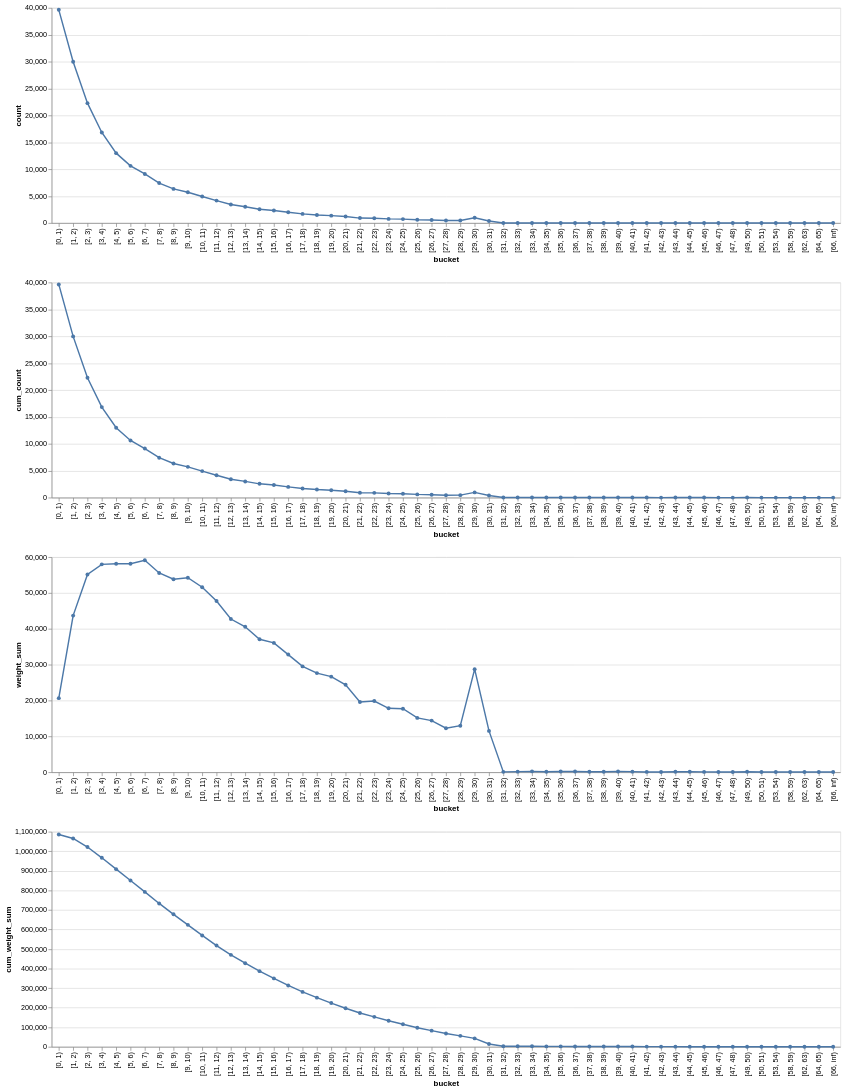

The notebook cell this image was saved under:
### Code cell
df = (
    fields.sort("weight_kg")
    .with_columns(
        pl.col("weight_kg")
        .cut(
            [float(x) for x in range(int(fields["weight_kg"].max()))],
            left_closed=True,
        )
        .alias("bucket")
    )
    .group_by("bucket", maintain_order=True)
    .agg(
        pl.len().alias("count"),
        pl.len().cum_sum().alias("cum_count"),
        pl.col("weight_kg").mean().alias("weight_kg"),
        pl.col("weight_kg").sum().alias("weight_sum"),
    )
    .with_columns(cum_weight_sum=pl.col("weight_sum").cum_sum(reverse=True))
)

base = (
    alt.Chart(df)
    .properties(width=1100)
    .mark_line(point=True)
    .encode(
        x=("bucket"),
        tooltip=[
            "bucket",
            "weight_sum",
        ],
    )
)

chart = (
    base.encode(y="count")
    & base.encode(y="cum_count")
    & base.encode(y="weight_sum")
    & base.encode(y="cum_weight_sum")
)

chart

### Figure 1 — Vega-Lite specification as saved in the notebook (floating-point values rounded to 4 significant figures)
{"config": {"view": {"continuousWidth": 300, "continuousHeight": 300}}, "vconcat": [{"mark": {"type": "line", "point": true}, "encoding": {"tooltip": [{"field": "bucket", "type": "ordinal"}, {"field": "weight_sum", "type": "quantitative"}], "x": {"field": "bucket", "sort": ["[-inf, 0)", "[0, 1)", "[1, 2)", "[2, 3)", "[3, 4)", "[4, 5)", "[5, 6)", "[6, 7)", "[7, 8)", "[8, 9)", "[9, 10)", "[10, 11)", "[11, 12)", "[12, 13)", "[13, 14)", "[14, 15)", "[15, 16)", "[16, 17)", "[17, 18)", "[18, 19)", "[19, 20)", "[20, 21)", "[21, 22)", "[22, 23)", "[23, 24)", "[24, 25)", "[25, 26)", "[26, 27)", "[27, 28)", "[28, 29)", "[29, 30)", "[30, 31)", "[31, 32)", "[32, 33)", "[33, 34)", "[34, 35)", "[35, 36)", "[36, 37)", "[37, 38)", "[38, 39)", "[39, 40)", "[40, 41)", "[41, 42)", "[42, 43)", "[43, 44)", "[44, 45)", "[45, 46)", "[46, 47)", "[47, 48)", "[48, 49)", "[49, 50)", "[50, 51)", "[51, 52)", "[52, 53)", "[53, 54)", "[54, 55)", "[55, 56)", "[56, 57)", "[57, 58)", "[58, 59)", "[59, 60)", "[60, 61)", "[61, 62)", "[62, 63)", "[63, 64)", "[64, 65)", "[65, 66)", "[66, inf)"], "type": "ordinal"}, "y": {"field": "count", "type": "quantitative"}}, "width": 1100}, {"mark": {"type": "line", "point": true}, "encoding": {"tooltip": [{"field": "bucket", "type": "ordinal"}, {"field": "weight_sum", "type": "quantitative"}], "x": {"field": "bucket", "sort": ["[-inf, 0)", "[0, 1)", "[1, 2)", "[2, 3)", "[3, 4)", "[4, 5)", "[5, 6)", "[6, 7)", "[7, 8)", "[8, 9)", "[9, 10)", "[10, 11)", "[11, 12)", "[12, 13)", "[13, 14)", "[14, 15)", "[15, 16)", "[16, 17)", "[17, 18)", "[18, 19)", "[19, 20)", "[20, 21)", "[21, 22)", "[22, 23)", "[23, 24)", "[24, 25)", "[25, 26)", "[26, 27)", "[27, 28)", "[28, 29)", "[29, 30)", "[30, 31)", "[31, 32)", "[32, 33)", "[33, 34)", "[34, 35)", "[35, 36)", "[36, 37)", "[37, 38)", "[38, 39)", "[39, 40)", "[40, 41)", "[41, 42)", "[42, 43)", "[43, 44)", "[44, 45)", "[45, 46)", "[46, 47)", "[47, 48)", "[48, 49)", "[49, 50)", "[50, 51)", "[51, 52)", "[52, 53)", "[53, 54)", "[54, 55)", "[55, 56)", "[56, 57)", "[57, 58)", "[58, 59)", "[59, 60)", "[60, 61)", "[61, 62)", "[62, 63)", "[63, 64)", "[64, 65)", "[65, 66)", "[66, inf)"], "type": "ordinal"}, "y": {"field": "cum_count", "type": "quantitative"}}, "width": 1100}, {"mark": {"type": "line", "point": true}, "encoding": {"tooltip": [{"field": "bucket", "type": "ordinal"}, {"field": "weight_sum", "type": "quantitative"}], "x": {"field": "bucket", "sort": ["[-inf, 0)", "[0, 1)", "[1, 2)", "[2, 3)", "[3, 4)", "[4, 5)", "[5, 6)", "[6, 7)", "[7, 8)", "[8, 9)", "[9, 10)", "[10, 11)", "[11, 12)", "[12, 13)", "[13, 14)", "[14, 15)", "[15, 16)", "[16, 17)", "[17, 18)", "[18, 19)", "[19, 20)", "[20, 21)", "[21, 22)", "[22, 23)", "[23, 24)", "[24, 25)", "[25, 26)", "[26, 27)", "[27, 28)", "[28, 29)", "[29, 30)", "[30, 31)", "[31, 32)", "[32, 33)", "[33, 34)", "[34, 35)", "[35, 36)", "[36, 37)", "[37, 38)", "[38, 39)", "[39, 40)", "[40, 41)", "[41, 42)", "[42, 43)", "[43, 44)", "[44, 45)", "[45, 46)", "[46, 47)", "[47, 48)", "[48, 49)", "[49, 50)", "[50, 51)", "[51, 52)", "[52, 53)", "[53, 54)", "[54, 55)", "[55, 56)", "[56, 57)", "[57, 58)", "[58, 59)", "[59, 60)", "[60, 61)", "[61, 62)", "[62, 63)", "[63, 64)", "[64, 65)", "[65, 66)", "[66, inf)"], "type": "ordinal"}, "y": {"field": "weight_sum", "type": "quantitative"}}, "width": 1100}, {"mark": {"type": "line", "point": true}, "encoding": {"tooltip": [{"field": "bucket", "type": "ordinal"}, {"field": "weight_sum", "type": "quantitative"}], "x": {"field": "bucket", "sort": ["[-inf, 0)", "[0, 1)", "[1, 2)", "[2, 3)", "[3, 4)", "[4, 5)", "[5, 6)", "[6, 7)", "[7, 8)", "[8, 9)", "[9, 10)", "[10, 11)", "[11, 12)", "[12, 13)", "[13, 14)", "[14, 15)", "[15, 16)", "[16, 17)", "[17, 18)", "[18, 19)", "[19, 20)", "[20, 21)", "[21, 22)", "[22, 23)", "[23, 24)", "[24, 25)", "[25, 26)", "[26, 27)", "[27, 28)", "[28, 29)", "[29, 30)", "[30, 31)", "[31, 32)", "[32, 33)", "[33, 34)", "[34, 35)", "[35, 36)", "[36, 37)", "[37, 38)", "[38, 39)", "[39, 40)", "[40, 41)", "[41, 42)", "[42, 43)", "[43, 44)", "[44, 45)", "[45, 46)", "[46, 47)", "[47, 48)", "[48, 49)", "[49, 50)", "[50, 51)", "[51, 52)", "[52, 53)", "[53, 54)", "[54, 55)", "[55, 56)", "[56, 57)", "[57, 58)", "[58, 59)", "[59, 60)", "[60, 61)", "[61, 62)", "[62, 63)", "[63, 64)", "[64, 65)", "[65, 66)", "[66, inf)"], "type": "ordinal"}, "y": {"field": "cum_weight_sum", "type": "quantitative"}}, "width": 1100}], "data": {"name": "data-0408dd1dde8b7884675cc4e2dc6ca121"}, "$schema": "https://vega.github.io/schema/vega-lite/v6.4.1.json", "datasets": {"data-0408dd1dde8b7884675cc4e2dc6ca121": [{"bucket": "[0, 1)", "count": 39640, "cum_count": 39640, "weight_kg": 0.5213, "weight_sum": 20660.0, "cum_weight_sum": 1086000.0}, {"bucket": "[1, 2)", "count": 29975, "cum_count": 29975, "weight_kg": 1.457, "weight_sum": 43680.0, "cum_weight_sum": 1065000.0}, {"bucket": "[2, 3)", "count": 22286, "cum_count": 22286, "weight_kg": 2.475, "weight_sum": 55160.0, "cum_weight_sum": 1022000.0}, {"bucket": "[3, 4)", "count": 16825, "cum_count": 16825, "weight_kg": 3.446, "weight_sum": 57980.0, "cum_weight_sum": 966600.0}, {"bucket": "[4, 5)", "count": 12985, "cum_count": 12985, "weight_kg": 4.477, "weight_sum": 58130.0, "cum_weight_sum": 908600.0}, {"bucket": "[5, 6)", "count": 10626, "cum_count": 10626, "weight_kg": 5.47, "weight_sum": 58130.0, "cum_weight_sum": 850500.0}, {"bucket": "[6, 7)", "count": 9126, "cum_count": 9126, "weight_kg": 6.476, "weight_sum": 59100.0, "cum_weight_sum": 792300.0}, {"bucket": "[7, 8)", "count": 7424, "cum_count": 7424, "weight_kg": 7.487, "weight_sum": 55580.0, "cum_weight_sum": 733200.0}, {"bucket": "[8, 9)", "count": 6340, "cum_count": 6340, "weight_kg": 8.493, "weight_sum": 53850.0, "cum_weight_sum": 677600.0}, {"bucket": "[9, 10)", "count": 5716, "cum_count": 5716, "weight_kg": 9.49, "weight_sum": 54240.0, "cum_weight_sum": 623800.0}, {"bucket": "[10, 11)", "count": 4927, "cum_count": 4927, "weight_kg": 10.47, "weight_sum": 51590.0, "cum_weight_sum": 569600.0}, {"bucket": "[11, 12)", "count": 4159, "cum_count": 4159, "weight_kg": 11.48, "weight_sum": 47740.0, "cum_weight_sum": 518000.0}, {"bucket": "[12, 13)", "count": 3426, "cum_count": 3426, "weight_kg": 12.47, "weight_sum": 42730.0, "cum_weight_sum": 470200.0}, {"bucket": "[13, 14)", "count": 3010, "cum_count": 3010, "weight_kg": 13.48, "weight_sum": 40570.0, "cum_weight_sum": 427500.0}, {"bucket": "[14, 15)", "count": 2559, "cum_count": 2559, "weight_kg": 14.49, "weight_sum": 37070.0, "cum_weight_sum": 386900.0}, {"bucket": "[15, 16)", "count": 2332, "cum_count": 2332, "weight_kg": 15.47, "weight_sum": 36070.0, "cum_weight_sum": 349900.0}, {"bucket": "[16, 17)", "count": 1991, "cum_count": 1991, "weight_kg": 16.48, "weight_sum": 32810.0, "cum_weight_sum": 313800.0}, {"bucket": "[17, 18)", "count": 1688, "cum_count": 1688, "weight_kg": 17.49, "weight_sum": 29520.0, "cum_weight_sum": 281000.0}, {"bucket": "[18, 19)", "count": 1497, "cum_count": 1497, "weight_kg": 18.47, "weight_sum": 27640.0, "cum_weight_sum": 251500.0}, {"bucket": "[19, 20)", "count": 1368, "cum_count": 1368, "weight_kg": 19.48, "weight_sum": 26650.0, "cum_weight_sum": 223800.0}, {"bucket": "[20, 21)", "count": 1193, "cum_count": 1193, "weight_kg": 20.45, "weight_sum": 24390.0, "cum_weight_sum": 197200.0}, {"bucket": "[21, 22)", "count": 911, "cum_count": 911, "weight_kg": 21.47, "weight_sum": 19560.0, "cum_weight_sum": 172800.0}, {"bucket": "[22, 23)", "count": 883, "cum_count": 883, "weight_kg": 22.47, "weight_sum": 19840.0, "cum_weight_sum": 153200.0}, {"bucket": "[23, 24)", "count": 759, "cum_count": 759, "weight_kg": 23.48, "weight_sum": 17820.0, "cum_weight_sum": 133400.0}, {"bucket": "[24, 25)", "count": 723, "cum_count": 723, "weight_kg": 24.48, "weight_sum": 17700.0, "cum_weight_sum": 115500.0}, {"bucket": "[25, 26)", "count": 595, "cum_count": 595, "weight_kg": 25.47, "weight_sum": 15150.0, "cum_weight_sum": 97840.0}, {"bucket": "[26, 27)", "count": 544, "cum_count": 544, "weight_kg": 26.47, "weight_sum": 14400.0, "cum_weight_sum": 82690.0}, {"bucket": "[27, 28)", "count": 447, "cum_count": 447, "weight_kg": 27.48, "weight_sum": 12280.0, "cum_weight_sum": 68290.0}, {"bucket": "[28, 29)", "count": 456, "cum_count": 456, "weight_kg": 28.47, "weight_sum": 12980.0, "cum_weight_sum": 56010.0}, {"bucket": "[29, 30)", "count": 971, "cum_count": 971, "weight_kg": 29.6, "weight_sum": 28740.0, "cum_weight_sum": 43030.0}, {"bucket": "[30, 31)", "count": 384, "cum_count": 384, "weight_kg": 30.01, "weight_sum": 11520.0, "cum_weight_sum": 14290.0}, {"bucket": "[31, 32)", "count": 3, "cum_count": 3, "weight_kg": 31.8, "weight_sum": 95.41, "cum_weight_sum": 2761.0}, {"bucket": "[32, 33)", "count": 5, "cum_count": 5, "weight_kg": 32.33, "weight_sum": 161.7, "cum_weight_sum": 2665.0}, {"bucket": "[33, 34)", "count": 7, "cum_count": 7, "weight_kg": 33.28, "weight_sum": 233.0, "cum_weight_sum": 2504.0}, {"bucket": "[34, 35)", "count": 4, "cum_count": 4, "weight_kg": 34.37, "weight_sum": 137.5, "cum_weight_sum": 2271.0}, {"bucket": "[35, 36)", "count": 6, "cum_count": 6, "weight_kg": 35.39, "weight_sum": 212.3, "cum_weight_sum": 2133.0}, {"bucket": "[36, 37)", "count": 6, "cum_count": 6, "weight_kg": 36.2, "weight_sum": 217.2, "cum_weight_sum": 1921.0}, {"bucket": "[37, 38)", "count": 4, "cum_count": 4, "weight_kg": 37.52, "weight_sum": 150.1, "cum_weight_sum": 1703.0}, {"bucket": "[38, 39)", "count": 3, "cum_count": 3, "weight_kg": 38.35, "weight_sum": 115.1, "cum_weight_sum": 1553.0}, {"bucket": "[39, 40)", "count": 5, "cum_count": 5, "weight_kg": 39.53, "weight_sum": 197.7, "cum_weight_sum": 1438.0}, {"bucket": "[40, 41)", "count": 4, "cum_count": 4, "weight_kg": 40.33, "weight_sum": 161.3, "cum_weight_sum": 1241.0}, {"bucket": "[41, 42)", "count": 2, "cum_count": 2, "weight_kg": 41.55, "weight_sum": 83.1, "cum_weight_sum": 1079.0}, {"bucket": "[42, 43)", "count": 1, "cum_count": 1, "weight_kg": 42.42, "weight_sum": 42.42, "cum_weight_sum": 996.3}, {"bucket": "[43, 44)", "count": 3, "cum_count": 3, "weight_kg": 43.41, "weight_sum": 130.2, "cum_weight_sum": 953.9}, {"bucket": "[44, 45)", "count": 3, "cum_count": 3, "weight_kg": 44.55, "weight_sum": 133.7, "cum_weight_sum": 823.7}, {"bucket": "[45, 46)", "count": 2, "cum_count": 2, "weight_kg": 45.25, "weight_sum": 90.51, "cum_weight_sum": 690.0}, {"bucket": "[46, 47)", "count": 1, "cum_count": 1, "weight_kg": 46.07, "weight_sum": 46.07, "cum_weight_sum": 599.5}, {"bucket": "[47, 48)", "count": 1, "cum_count": 1, "weight_kg": 47.51, "weight_sum": 47.51, "cum_weight_sum": 553.4}, {"bucket": "[49, 50)", "count": 3, "cum_count": 3, "weight_kg": 49.6, "weight_sum": 148.8, "cum_weight_sum": 505.9}, {"bucket": "[50, 51)", "count": 1, "cum_count": 1, "weight_kg": 50.4, "weight_sum": 50.4, "cum_weight_sum": 357.1}, {"bucket": "[53, 54)", "count": 1, "cum_count": 1, "weight_kg": 53.35, "weight_sum": 53.35, "cum_weight_sum": 306.7}, {"bucket": "[58, 59)", "count": 1, "cum_count": 1, "weight_kg": 58.2, "weight_sum": 58.2, "cum_weight_sum": 253.4}, {"bucket": "[62, 63)", "count": 1, "cum_count": 1, "weight_kg": 62.66, "weight_sum": 62.66, "cum_weight_sum": 195.2}, {"bucket": "[64, 65)", "count": 1, "cum_count": 1, "weight_kg": 64.93, "weight_sum": 64.93, "cum_weight_sum": 132.5}, {"bucket": "[66, inf)", "count": 1, "cum_count": 1, "weight_kg": 67.58, "weight_sum": 67.58, "cum_weight_sum": 67.58}]}}
